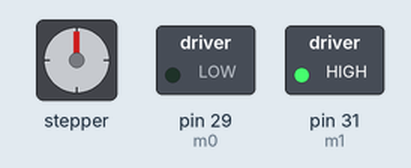
This sketch was run on a simulated Arduino Mega 2560, built with avr-gcc and run on an emulated ATmega2560. Parts: stepper motor, switched loads named in the sketch (green lamp = pin HIGH). Wiring (inferred from the names in the program): stepper motor driver (200 steps per turn assumed): step pin 33; direction pin 35. Pins used as bus, display or sensor lines are not drawn.

Above: at 0.15 s.
At 9.99 s:
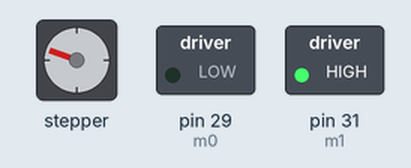
At 19.84 s:
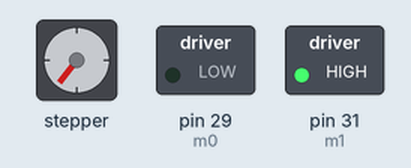
At 39.83 s:
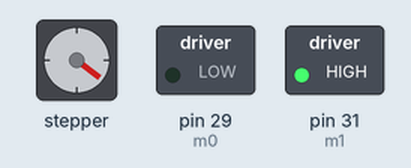
Timing chart, 0 to 40.0 s (numbered marks = the images above):
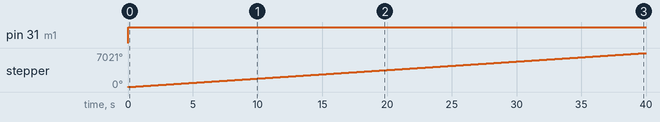

The sketch:

5v_motor_drive_testing.ino
```cpp
//Code by Gowtham Dakshnamoorthy
//ASU ID: 1222598585
int m0 = 29;
int m1 = 31;
int stp = 33;
int dir = 35;


void setup()
{
 Serial.begin(9600);
 pinMode(m0, OUTPUT);
 pinMode(m1, OUTPUT);
 pinMode(stp, OUTPUT);
 pinMode(dir, OUTPUT);
 //Setting step value as zero and the directiom of rotation as clockwise
 digitalWrite(stp, LOW);
 digitalWrite(dir,HIGH);
}
void loop()
{
for(int i=0; i<100; i++)
{
 //digitalWrite(m0, LOW);
  digitalWrite(m1, HIGH);
  digitalWrite(stp,HIGH);
  delayMicroseconds(100000000000);
  digitalWrite(stp,LOW);
  digitalWrite(dir, HIGH);
  }
}
```

Measured:
- by itself, pin 31 (m1): LOW → HIGH at 0.00 s
- by itself, stepper: keeps turning clockwise at about 176°/s
